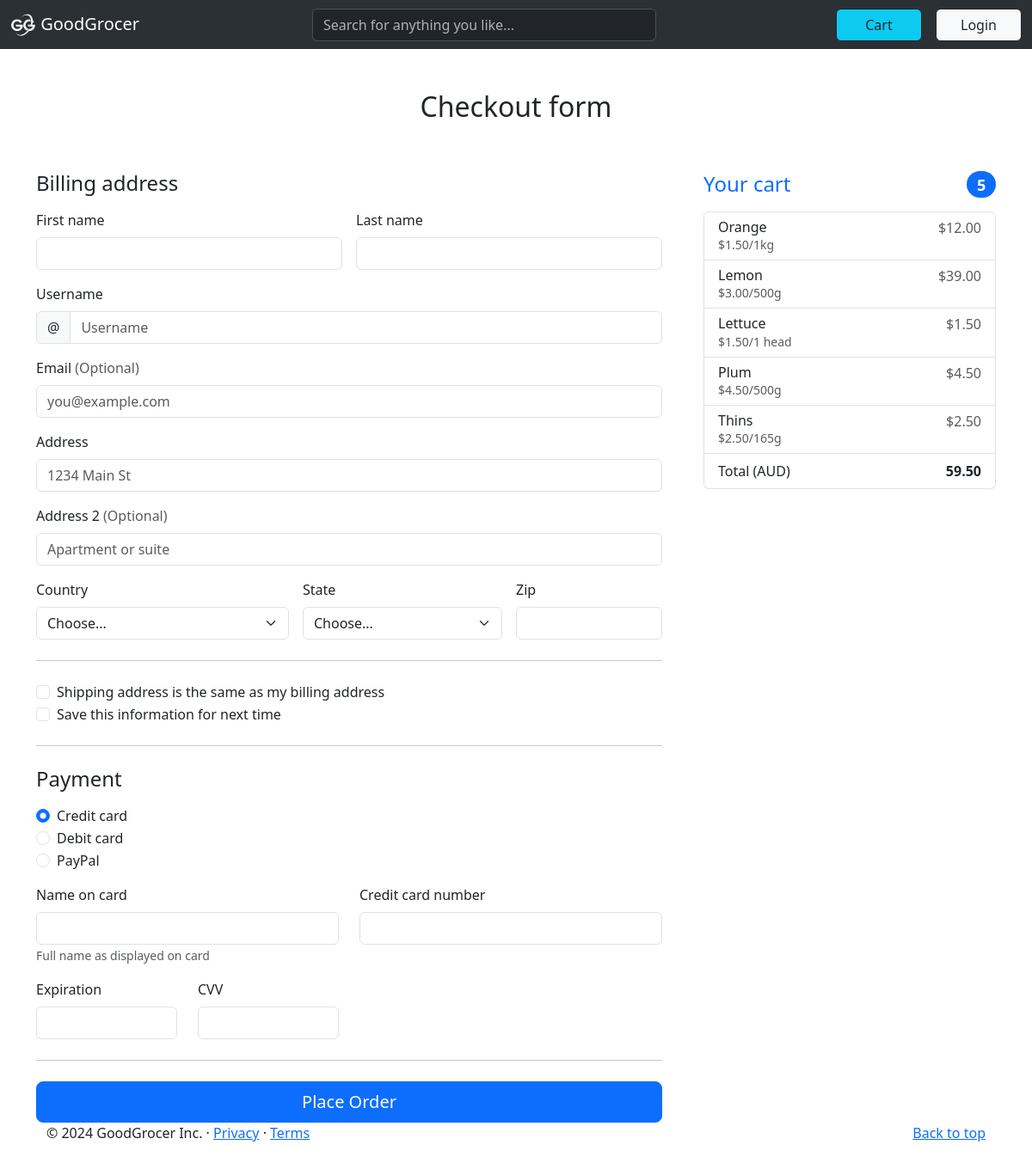
The page /checkout/1 on the database as committed earlier.
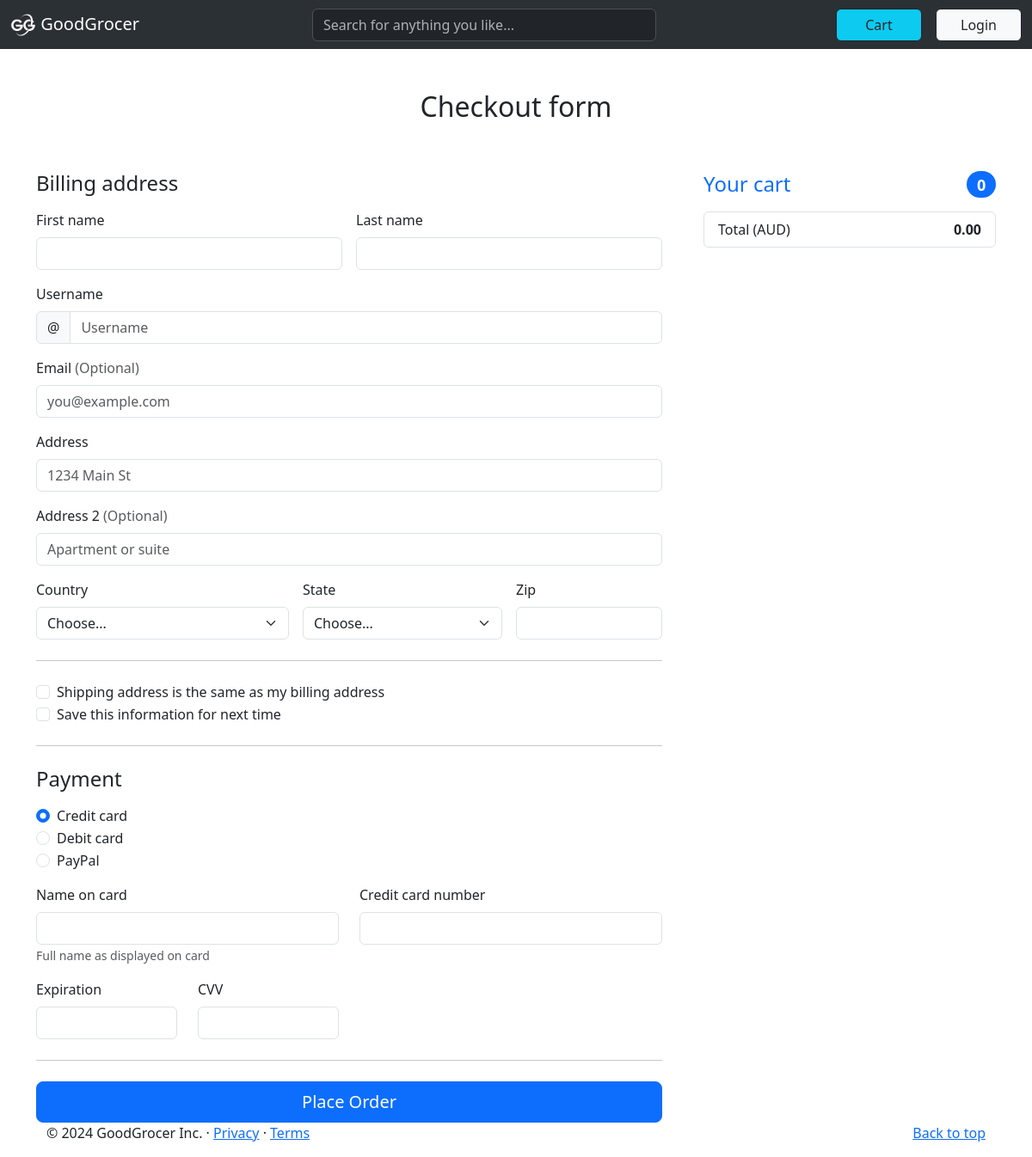
The same page on the database as committed later.
### home/models.py (models this page shows, shortened)
class CartItem(models.Model):
    cart = models.ForeignKey(Cart, on_delete=models.CASCADE)
    product = models.ForeignKey(productItem, on_delete=models.CASCADE)
    quantity = models.PositiveIntegerField(default=1)
    def total_price(self):
        return self.quantity * self.product.price

class productItem(models.Model):
    subcategory = models.ForeignKey(productSubcategory, on_delete=models.CASCADE)
    name = models.CharField(max_length=200)
    quantity = models.CharField(max_length=100)
    price = models.FloatField()
    onDeal = models.BooleanField(null=True, blank=True)
    imageTag = models.CharField(max_length=200)

### home/views.py (the view)
# urls.py: path('checkout/<str:pk>', views.checkoutPage, name="checkout"),
def checkoutPage(request, pk):
    if request.method == 'POST':
        givenUser = User.objects.get(id=request.user.id)
        cart = Cart.objects.get(user=givenUser)
        if cart:
            cart.delete()
        return redirect('orderPlaced')
    givenUser = User.objects.get(id=pk)
    cart, created = Cart.objects.get_or_create(user=givenUser)
    cartItems = cart.cartitem_set.all()
    total_price = sum(item.total_price() for item in cartItems)
    total_items = cartItems.count()
    context = {
        'cartItems': cartItems, 'total_price': total_price, 'total_items':total_items}
    return render(request, 'checkout.html', context)

### templates/checkout.html (shortened to what this page needs)
{% extends 'main.html' %}
{% load static %}
{% block body %}
<div class="container">
    <main>
      <div class="py-5 text-center">
        <h2>Checkout form</h2>
      </div>
      <div class="row g-5">
        <div class="col-md-5 col-lg-4 order-md-last">
          <h4 class="d-flex justify-content-between align-items-center mb-3">
            <span class="text-primary">Your cart</span>
            <span class="badge bg-primary rounded-pill">{{total_items}}</span>
          </h4>
          <ul class="list-group mb-3">
            {% for item in cartItems %}
            <li class="list-group-item d-flex justify-content-between lh-sm">
              <div>
                <h6 class="my-0">{{item.product.name}}</h6>
                <small class="text-body-secondary">${{item.product.price|floatformat:2}}/{{item.product.quantity}}</small>
              </div>
              <span class="text-body-secondary">${{item.total_price|floatformat:2}}</span>
            </li>
            {% endfor %}
            <li class="list-group-item d-flex justify-content-between">
              <span>Total (AUD)</span>
              <strong>{{total_price|floatformat:2}}</strong>
            </li>
          </ul>
        </div>
        <div class="col-md-7 col-lg-8">
          <h4 class="mb-3">Billing address</h4>
          <form class="needs-validation" novalidate method="POST" action="">
            <div class="row g-3">
              <div class="col-sm-6">
                <label for="firstName" class="form-label">First name</label>
                <input type="text" class="form-control" id="firstName" placeholder="" value="" required>
              </div>
              <div class="col-sm-6">
                <label for="lastName" class="form-label">Last name</label>
                <input type="text" class="form-control" id="lastName" placeholder="" value="" required>
              </div>
              <div class="col-12">
                <label for="username" class="form-label">Username</label>
                <div class="input-group has-validation">
                  <span class="input-group-text">@</span>
                  <input type="text" class="form-control" id="username" placeholder="Username" required>
                </div>
              </div>
              <div class="col-12">
                <label for="email" class="form-label">Email <span class="text-body-secondary">(Optional)</span></label>
                <input type="email" class="form-control" id="email" placeholder="you@example.com">
              </div>
              <div class="col-12">
                <label for="address" class="form-label">Address</label>
                <input type="text" class="form-control" id="address" placeholder="1234 Main St" required>
              </div>
              <div class="col-12">
                <label for="address2" class="form-label">Address 2 <span class="text-body-secondary">(Optional)</span></label>
                <input type="text" class="form-control" id="address2" placeholder="Apartment or suite">
              </div>
              <div class="col-md-5">
                <label for="country" class="form-label">Country</label>
                <select class="form-select" id="country" required>
                  <option value="">Choose...</option>
                </select>
              </div>
              <div class="col-md-4">
                <label for="state" class="form-label">State</label>
                <select class="form-select" id="state" required>
                  <option value="">Choose...</option>
                </select>
              </div>
              <div class="col-md-3">
                <label for="zip" class="form-label">Zip</label>
                <input type="text" class="form-control" id="zip" placeholder="" required>
              </div>
            </div>
            <hr class="my-4">
            <div class="form-check">
              <input type="checkbox" class="form-check-input" id="same-address">
              <label class="form-check-label" for="same-address">Shipping address is the same as my billing address</label>
            </div>
            <div class="form-check">
              <input type="checkbox" class="form-check-input" id="save-info">
              <label class="form-check-label" for="save-info">Save this information for next time</label>
            </div>
            <hr class="my-4">
            <h4 class="mb-3">Payment</h4>
            <div class="my-3">
              <div class="form-check">
                <input id="credit" name="paymentMethod" type="radio" class="form-check-input" checked required>
                <label class="form-check-label" for="credit">Credit card</label>
              </div>
              <div class="form-check">
                <input id="debit" name="paymentMethod" type="radio" class="form-check-input" required>
                <label class="form-check-label" for="debit">Debit card</label>
              </div>
              <div class="form-check">
                <input id="paypal" name="paymentMethod" type="radio" class="form-check-input" required>
                <label class="form-check-label" for="paypal">PayPal</label>
              </div>
            </div>
            <div class="row gy-3">
              <div class="col-md-6">
                <label for="cc-name" class="form-label">Name on card</label>
                <input type="text" class="form-control" id="cc-name" placeholder="" required>
                <small class="text-body-secondary">Full name as displayed on card</small>
              </div>
              <div class="col-md-6">
                <label for="cc-number" class="form-label">Credit card number</label>
                <input type="text" class="form-control" id="cc-number" placeholder="" required>
              </div>
              <div class="col-md-3">
                <label for="cc-expiration" class="form-label">Expiration</label>
                <input type="text" class="form-control" id="cc-expiration" placeholder="" required>
              </div>
              <div class="col-md-3">
                <label for="cc-cvv" class="form-label">CVV</label>
                <input type="text" class="form-control" id="cc-cvv" placeholder="" required>
              </div>
            </div>
            <hr class="my-4">
            <button class="w-100 btn btn-primary btn-lg" type="submit">Place Order</button>
          </form>
        </div>
      </div>
    </main>
{% endblock body %}

### templates/main.html (shortened to what this page needs)
{% load static %}
<!doctype html>
<html lang="en">
  <head>
    <link href="https://cdn.jsdelivr.net/npm/bootstrap@5.3.3/dist/css/bootstrap.min.css" rel="stylesheet">
  </head>
  <body>
    {% include 'navbar.html' %}
    {% block body %}
    {% endblock body %}
    <footer class="container footer-fixed-bottom">
      <p class="float-end"><a href="#">Back to top</a></p>
      <p>&copy; 2024 GoodGrocer Inc. &middot; <a href="#">Privacy</a> &middot; <a href="#">Terms</a></p>
    </footer>
  </body>
</html>

### templates/navbar.html (shortened to what this page needs)
{% load static %}
<nav class="navbar navbar-expand-lg bg-body-tertiary" data-bs-theme="dark">
    <div class="container-fluid">
        <a class="navbar-brand" href="{% url 'home' %}">
            <img src="{% static '/images/logo_white.png' %}" alt="Logo" width="30" height="30" class="d-inline-block align-text-top">
            GoodGrocer
        </a>
      <div class="collapse navbar-collapse" id="navbarColor02">
        <form class="d-flex mx-auto" method="GET" action="{% url 'shop' %}">
          <input
            class="form-control me-2"
            type="text"
            name="q"
            placeholder="Search for anything you like..."
            style="width: 400px;"
          />
        </form>
        <a class="btn btn-info btn-outline-dark ms-3" href="{% url 'cart' user.id %}" style="width: 100px;">Cart</a>
        {% if request.user.is_authenticated %}
        <a class="btn btn-light btn-outline-dark ms-3" href="{% url 'logout' %}" style="width: 100px;">Logout</a>
        {% else %}
        <a class="btn btn-light btn-outline-dark ms-3" href="{% url 'login' %}" style="width: 100px;">Login</a>
        {% endif %}
      </div>
    </div>
  </nav>

Rows that differ between the two databases and show on the page:
removed CartItem: product.name "Orange", product.price "1.50", product.quantity "1kg", total_price "12.00"
removed CartItem: product.name "Lemon", product.price "3.00", product.quantity "500g", total_price "39.00"
removed CartItem: product.name "Lettuce", product.price "1.50", product.quantity "1 head", total_price "1.50"
removed CartItem: product.name "Plum", product.price "4.50", product.quantity "500g", total_price "4.50"
removed CartItem: product.name "Thins", product.price "2.50", product.quantity "165g", total_price "2.50"
Other text that changed with them:
{{ total_items }}: "5" → "0"
{{ total_price|floatformat:2 }}: "59.50" → "0.00"
